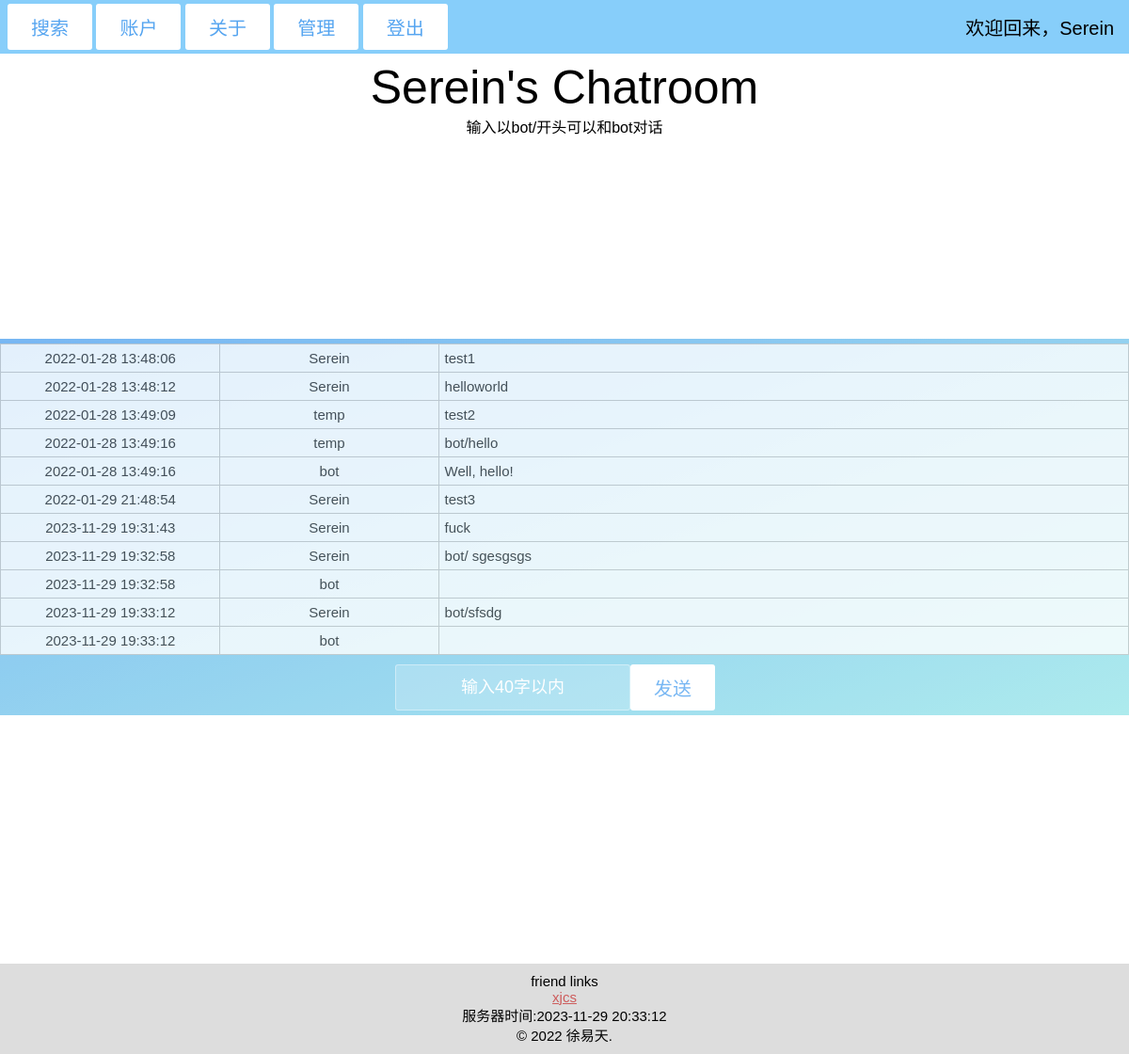
/chatroom (signed in), run on the app's committed database.
### tables this page shows
CREATE TABLE messages_sql(id int,
                                                   time varchar(50),
                                                   sender varchar(50),
                                                   msg varchar(50)
                                                   );

### app/app.py (the view, shortened to what this page needs)
@app.route('/chatroom', methods=['GET', 'POST'])  # 聊天室
def chatroom():
    servertime = ''
    session['msgs'] = db.getmsgs('Sereincr.db')
    if servertime != time.strftime("%Y-%m-%d %H:%M:%S", time.localtime()):
        servertime = time.strftime("%Y-%m-%d %H:%M:%S", time.localtime())
    if request.form.get('search', 'None') == 'search':
        return redirect('chatroom/se')
    elif request.form.get('account', 'None') == 'account':
        return redirect('chatroom/acc')
    elif request.form.get('info', 'None') == 'info':
        return redirect('chatroom/inf')
    elif request.form.get('logout', 'None') == 'logout':
        session.clear()
        return redirect('/')
    elif request.form.get('admin') == 'admin':
        return redirect('chatroom/control')
    return render_template('chatroom.html', name=session['name'], servertime=servertime,
                           msgs=session['msgs'][::-1], admin=session['name'] == 'Serein')

### app/dbop.py (called while the page is built)
    @staticmethod  # 查询消息
    def getmsgs(dbname):
        db = sqlite3.connect(dbname)
        cur = db.cursor()
        cur.execute("SELECT * FROM messages_sql ORDER BY id desc limit 50")
        data = cur.fetchall()
        cur.close()
        db.close()
        return data

### app/templates/chatroom.html (shortened to what this page needs)
<!DOCTYPE html>
<html lang="zh">
<head>
<link rel="stylesheet" type="text/css" href="{{ url_for('static',filename='style2.css')}}"/>
</head>
<body>
<div class="header">
  <br><br><br>
  <h1>Serein's Chatroom</h1>
  <p>输入以bot/开头可以和bot对话</p>
</div>
<div class="topnav">
  <form action="/chatroom" method="post">
    <button type="submit" name="search" value="search">搜索</button>
    <button type="submit" name="account" value="account">账户</button>
    <button type="submit" name="info" value="info">关于</button>
	{%if admin%}<button type="submit" name="admin" value="admin">管理</button>{%endif%}
	<button type="submit" name="logout" value="logout">登出</button>
  </form>
  <p>欢迎回来，{{name}}</p>
</div>
<div class="wrapper">
	<div class="container">
    	{%if msgs%}
		<table>
			{%for msg in msgs%}
			<tr>
				<td class="lm">{{msg[1]}}</td>
				<td class="lm">{{msg[2]}}</td>
				<td class="r">{{msg[3]}}</td>
			</tr>
			{%endfor%}
		</table>
		{%endif%}
		<form class="form2" method="post">
			<input name="text" type="text" placeholder="输入40字以内">
			<button type="submit" name="sendcheck" value="sendcheck">发送</button>
		</form>
	</div>
	<ul class="bg-bubbles">
	</ul>
</div>
<div class="footer">
  <p>friend links</p>
  <p><a href="http://115.236.49.52:8000" target="_blank">xjcs</a></p>
  <p>服务器时间:{{servertime}}</p>
  <p>© 2022 徐易天.</p>
</div>
</body>
</html>

### app/static/style2.css (style rules this page uses)
* { box-sizing: border-box; margin: 0; padding: 0; font-weight: 300; }
body { font-family: 'Source Sans Pro', sans-serif; color: rgb(0, 0, 0); font-weight: 300; text-align: center }
.wrapper { background: #56a5f0; background: -webkit-linear-gradient(top left, #56a5f0 0%, #99e6e9 100%); background: linear-gradient(to bottom right, #56a5f0 0%, #99e6e9 100%); opacity: 0.8; position: absolute; top: 50%; left: 0; width: 100%; height: 400px; margin-top: -200px; overflow: auto; }
.container { max-width: 1200px; margin: 0 auto; padding: 5px 0; text-align: center; }
form { position: absolute; margin: 4px 3px; left: 5px; z-index: 2; }
form input { -webkit-appearance: none; -moz-appearance: none; appearance: none; outline: 0; border: 1px solid rgba(255, 255, 255, 0.4); background-color: rgba(255, 255, 255, 0.2); width: 250px; border-radius: 3px; padding: 10px 15px; margin: 0 auto 10px auto; display: block; text-align: center; font-size: 18px; color: white; -webkit-transition-duration: 0.25s; transition-duration: 0.25s; font-weight: 300; }
form button { -webkit-appearance: none; -moz-appearance: none; appearance: none; outline: 0; background-color: white; border: 0; padding: 10px 15px; color: #56a5f0; border-radius: 3px; width: 90px; margin: 0 auto 10px auto; cursor: pointer; font-size: 20px; display:inline-block; -webkit-transition-duration: 0.25s; transition-duration: 0.25s; }
.form2 { display: flex; position: absolute; left: 35%; margin: 10px auto; }
.bg-bubbles { position: absolute; top: 0; left: 0; width: 100%; height: 100%; z-index: -1; }
.header { padding: 10px; text-align: center; font-family: 'Source Sans Pro', sans-serif; }
.header h1 { font-family: 'Source Sans Pro', sans-serif; font-size: 50px; }
.topnav { overflow: hidden; background-color: lightskyblue; position: fixed; top: 0; width: 100%; }
.topnav p { float: right; display: block; text-align: center; padding: 14px 16px; text-decoration: none; font-family: 'Source Sans Pro', sans-serif; font-size: 20px; }
.footer { padding: 10px; text-align: center; font-family: 'Source Sans Pro', sans-serif; width: 100%; position: fixed; bottom:0; background-color: #ddd; }
.footer a { text-align: center; font-family: 'Source Sans Pro', sans-serif; color:indianred; }
.footer p { font-family: 'Source Sans Pro', sans-serif; font-size: 15px; text-align: center; }
.lm { font-family: 'Source Sans Pro', sans-serif; font-size: 15px; text-align: center; width: 250px; }
.r { font-family: 'Source Sans Pro', sans-serif; font-size: 15px; text-align: left; width: 800px; }
table { margin: 0 auto;border-collapse:collapse;background-color: white;opacity: 0.8; }
table,table th,table td { border:1px solid #bbbbbb }
table th,table td { padding:6px }

### data on the page
messages_sql: time "2022-01-28 13:48:06", sender "Serein", msg "test1"
messages_sql: time "2022-01-28 13:48:12", sender "Serein", msg "helloworld"
messages_sql: time "2022-01-28 13:49:09", sender "temp", msg "test2"
messages_sql: time "2022-01-28 13:49:16", sender "temp", msg "bot/hello"
messages_sql: time "2022-01-28 13:49:16", sender "bot", msg "Well, hello!"
messages_sql: time "2022-01-29 21:48:54", sender "Serein", msg "test3"
messages_sql: time "2023-11-29 19:31:43", sender "Serein", msg "fuck"
messages_sql: time "2023-11-29 19:32:58", sender "Serein", msg "bot/ sgesgsgs"
messages_sql: time "2023-11-29 19:32:58", sender "bot"
messages_sql: time "2023-11-29 19:33:12", sender "Serein", msg "bot/sfsdg"
messages_sql: time "2023-11-29 19:33:12", sender "bot"

### other printed values
{{ name }} "Serein"
{{ servertime }} "2023-11-29 20:33:12"
